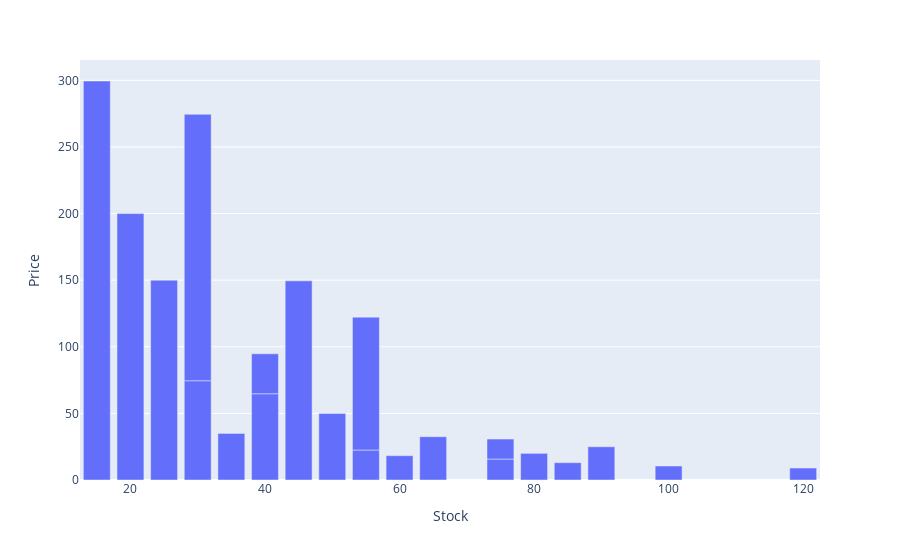

Here is the notebook cell this chart was saved with:
### Code cell
import plotly.express as px
f = px.bar(df, "Stock", "Price")
f.show()

### Figure 1 — Plotly figure (JSON) as saved in the notebook; plotly's stock layout.template omitted (floating-point values rounded to 4 significant figures)
{"data": [{"alignmentgroup": "True", "hovertemplate": "Stock=%{x}<br>Price=%{y}<extra></extra>", "legendgroup": "", "marker": {"color": "#636efa", "pattern": {"shape": ""}}, "name": "", "offsetgroup": "", "orientation": "v", "showlegend": false, "textposition": "auto", "type": "bar", "x": [100, 75, 120, 50, 40, 30, 85, 60, 75, 40, 55, 35, 90, 65, 80, 20, 15, 25, 45, 30, 55], "xaxis": "x", "y": [10.5, 15.75, 8.99, 49.99, 64.75, 74.5, 12.99, 18.25, 14.99, 29.99, 22.5, 34.99, 24.95, 32.5, 19.99, 200.0, 299.5, 150.0, 149.5, 200.0, 99.75], "yaxis": "y"}], "layout": {"barmode": "relative", "legend": {"tracegroupgap": 0}, "margin": {"t": 60}, "xaxis": {"anchor": "y", "domain": [0, 1], "title": {"text": "Stock"}}, "yaxis": {"anchor": "x", "domain": [0, 1], "title": {"text": "Price"}}}}
